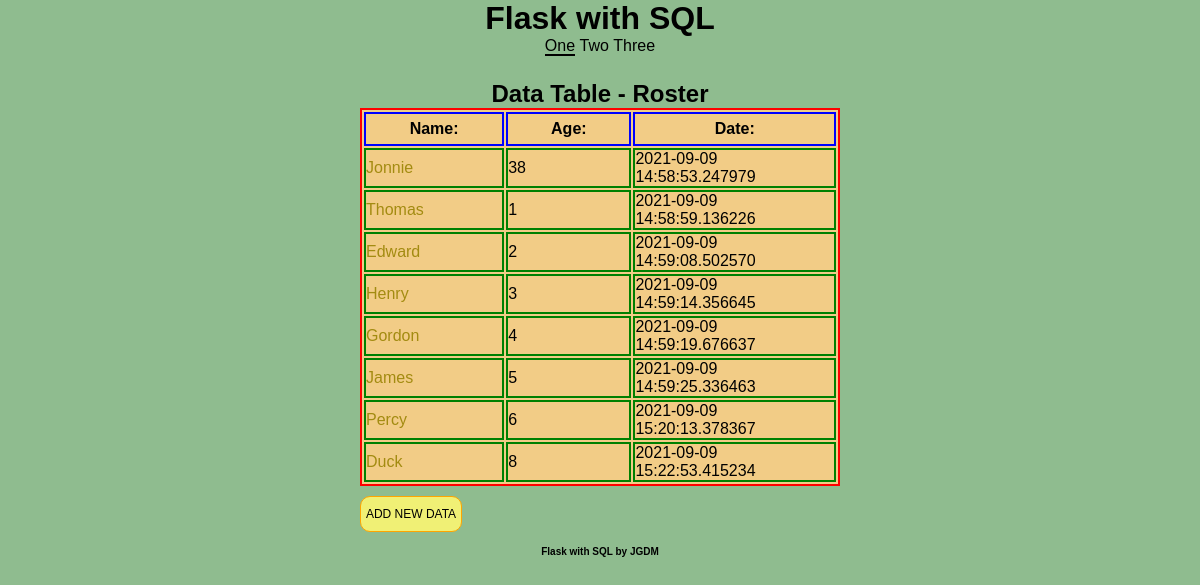
Before: / with the older database file.
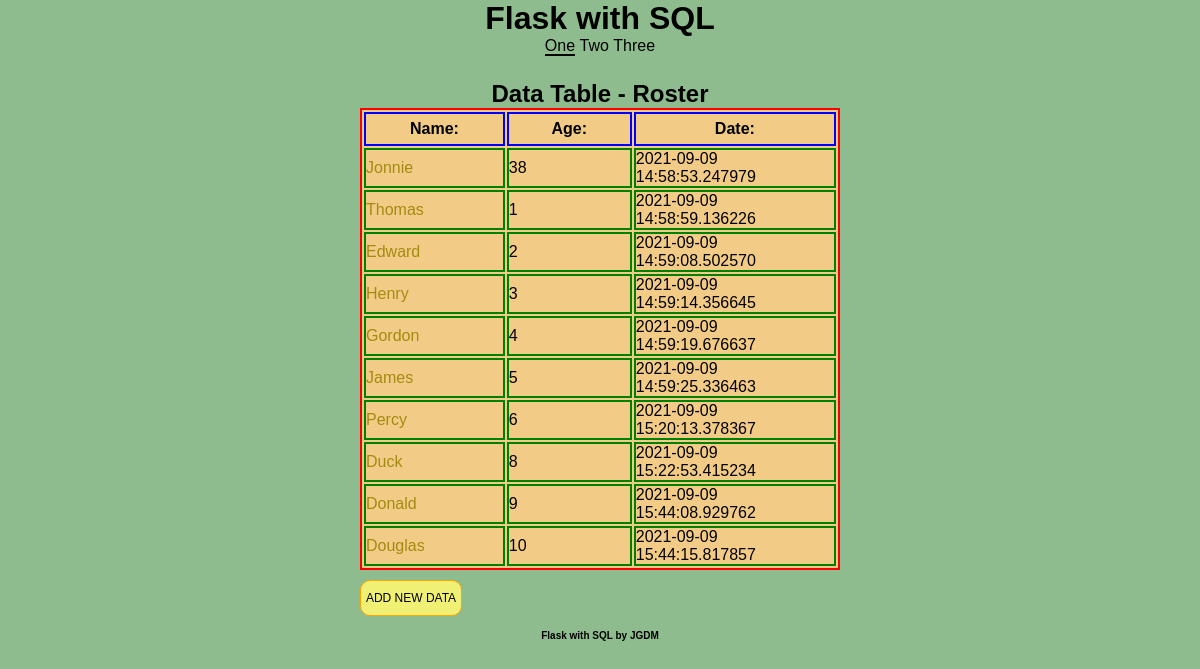
After: the same page with the newer database file.
### models.py (models this page shows, shortened)
class Roster(db.Model):
    id = db.Column(db.Integer(), primary_key=True)
    name = db.Column("Name", db.String(80), unique=True, nullable=False)
    age = db.Column("Age", db.Integer, unique=True, nullable=False)
    joined = db.Column('Joined', db.DateTime, default=datetime.datetime.now)

### app.py (the view)
@app.route('/')
def index():
    roster = Roster.query.all()
    return render_template("index.html", roster=roster)

### templates/index.html (shortened to what this page needs)
{% extends "main.html" %}
    {% block nav_block %}
        <nav>
            <ul>
                <li><a href="/" class="selected" >One</a></li>
                <li><a href="/two">Two</a></li>
                <li><a href="/three">Three</a></li>
            </ul>
        </nav>
    {% endblock %}
    {% block main_block %}
        <h2>Data Table - Roster</h2>
        <table>
            <tr>
                <th>Name:</th>
                <th>Age:</th>
                <th>Date:</th>
            </tr>
            {% for people in roster %}
                <tr>
                    <td> <a href="{{ url_for('single', id=people.id )}}">{{ people.name }} </a> </td>
                    <td>{{ people.age }}</td>
                    <td>{{ people.joined }}</td>
                </tr>
            {% endfor %}
        </table>
        {% endblock %}
        {% block btn_block %}
            <a class="goToForm" href="{{ url_for('main_form') }}" title="Add a new entry" aria-label="Add a new entry">Add New Data</a>
        {% endblock %}

Changed rows visible on the page:
added Roster: name "Donald", age "9", joined "2021-09-09 15:44:08.929762"
added Roster: name "Douglas", age "10", joined "2021-09-09 15:44:15.817857"
